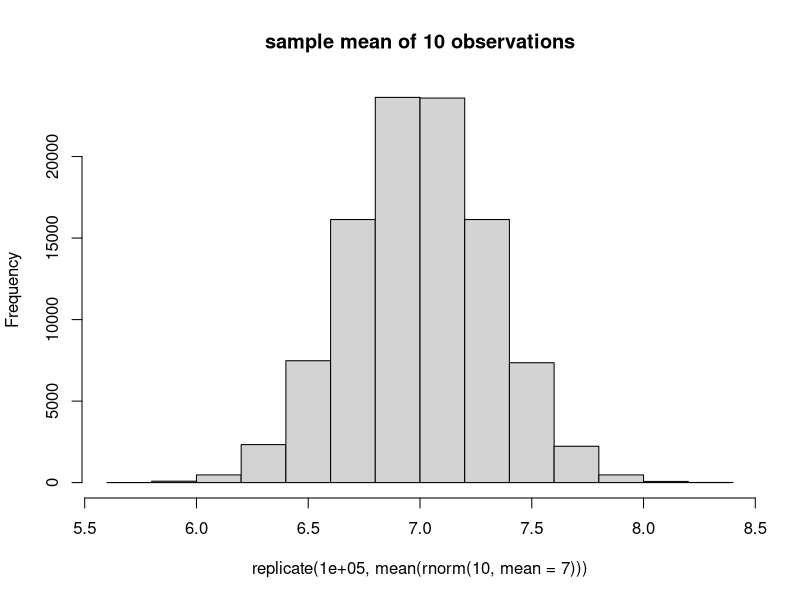

Write R code to recreate this figure.
## ---- chunk 1
mean(rnorm(10))
mean(rnorm(10))
mean(rnorm(10))
## ---- chunk 2
xbar <- replicate(5, mean(rnorm(10,mean=7)))
xbar
## ---- chunk 3
hist(replicate(1e5, mean(rnorm(10,mean=7))),main="sample mean of 10 observations")
## ---- chunk 4
kiwi <-  c(0.57, 1.02, 0.87, 1.21, 0.69, 0.99, 1.09, 0.59,  
           0.96, 0.51, 1.36, 1.07, 0.55, 0.87, 1.24, 0.91, 
           1.22, 1.01, 1.07, 0.81, 0.98, 1.03, 0.99, 1.17, 
           1.07, 1.18, 0.95, 1, 0.9, 1.06)
## ---- chunk 5
mean(kiwi)
## ---- chunk 6
sd(kiwi)
## ---- chunk 7
SEM <- sd(kiwi)/sqrt(30)
SEM
## ---- chunk 8
lower_limit <- qnorm(0.025,mean(kiwi),SEM)
upper_limit <- qnorm(0.975,mean(kiwi),SEM)
c(lower_limit,upper_limit)
## ---- chunk 9
qnorm(c(0.005,0.995),mean(kiwi),SEM)
